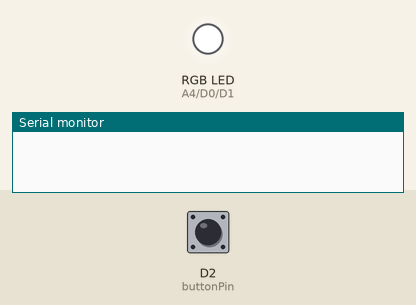
The sketch below on a simulated Particle Photon. Shown: an RGB LED mixed from three pins (HIGH = lit), the last lines printed to the serial monitor. The inputs (shaded band) are chosen by the test bench; at power-on: D2 (buttonPin) HIGH.

Above: at 1.2 s.
1.3 s: D2 (buttonPin) pulled LOW for 0.15 s
At 2.4 s:
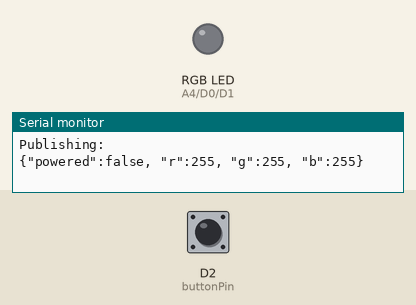
2.9 s: D2 (buttonPin) pulled LOW for 1 s
At 3.6 s:
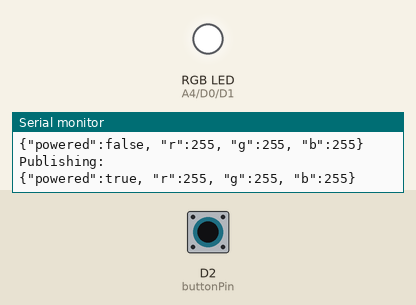
5.4 s: D2 (buttonPin) pulled LOW for 3.2 s
At 6.8 s:
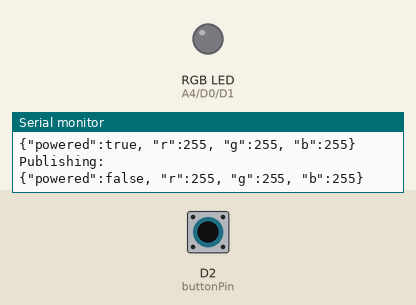
Timing chart, 0 to 8.4 s (numbered marks = the images above; inputs shaded):
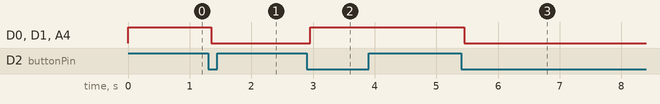

Measured:
- after the input at 1.3 s, D0 (greenPin), D1 (bluePin), A4 (redPin): HIGH → LOW after 0.05 s
- after the input at 2.9 s, D0 (greenPin), D1 (bluePin), A4 (redPin): LOW → HIGH after 0.05 s
- after the input at 5.4 s, D0 (greenPin), D1 (bluePin), A4 (redPin): HIGH → LOW after 0.05 s

The sketch:

particle_control.ino
```cpp
/*
 * Project particle_control
 * Description: example of how to use particle cloud functions and variables.
 * Author: Zhi Shen Yong
 * Date: March 5, 2018
 */

// RGB LED pin constants
const int redPin = A4;
const int greenPin = D0;
const int bluePin = D1;

// RGB LED analog values
int redValue = 255;
int greenValue = 255;
int blueValue = 255;

// RGB fade parameters
const int fadeInterval = 1000;
const int fadeDuration = 5000;
unsigned long startFade = 0;
int startRed;
int endRed;
int startGreen;
int endGreen;
int startBlue;
int endBlue;
Timer rgbFadeUpdateTimer(fadeInterval, updateRGB);
Timer rgbFadeTimer(fadeDuration, fadeEnd, true);

// button variables
const int buttonPin = D2;
int buttonState;
int lastButtonState = LOW;
unsigned long lastDebounceTime = 0;
unsigned long debouncePeriod = 50;

// initial light boolean variable
bool lightOn = true;

// rand
const String topic = "particle_control";

void setup() {

    Serial.begin(9600);

    // set RGB LED pins to OUTPUT
    pinMode(redPin, OUTPUT);
    pinMode(greenPin, OUTPUT);
    pinMode(bluePin, OUTPUT);

    // set initial RGB values
    analogWrite(redPin, redValue);
    analogWrite(greenPin, greenValue);
    analogWrite(bluePin, blueValue);

    // set button pin to INPUT
    pinMode(buttonPin, INPUT_PULLUP);

    // declare Particle cloud functions
    // remmeber that cloud functinos must take in a String and return an int
    Particle.function("setLampOn", setLampOn);
    Particle.function("setLampColor", setLampColor);
    Particle.function("pushState", pushState);

    // declare Particle cloud variables
    Particle.variable("lightOn", lightOn);

}

void loop() {
    // read the current button state
    int reading = digitalRead(buttonPin);
    // filter out button state changes due to noise
    if (reading != lastButtonState) {
        lastDebounceTime = millis();
    }
    // if same state is held for at least debouncePeriod
    if ((millis() - lastDebounceTime) > debouncePeriod) {
        // if buttonState has changed
        if (reading != buttonState) {
            buttonState = reading;
            // remember we are using INPUT_PULLUP
            // LOW happens when button is pushed
            if (buttonState == LOW) {
                if (lightOn == true) {
                    // if the light was initially on, we will turn it off
                    setLampOn("false");
                } else {
                    // if the light was initially off, we will turn it in
                    setLampOn("true");
                }
            }
        }
    }
    lastButtonState = reading;
}

int setLampOn(String value) {
    // set the global on/off variable
    if (value == "true") {
        lightOn = true;
    } else {
        lightOn = false;
    }
    // turn the lamp on or off depending on the argument
    if (lightOn == true) {
        analogWrite(redPin, redValue);
        analogWrite(greenPin, greenValue);
        analogWrite(bluePin, blueValue);
    } else {
        analogWrite(redPin, 0);
        analogWrite(greenPin, 0);
        analogWrite(bluePin, 0);
    }

    // update the state
    pushState("");
    return 0;

}

int setLampColor(String value) {

    // get position of commas
    int firstCommaIndex = value.indexOf(",");
    int secondCommaIndex = value.indexOf(",", firstCommaIndex + 1);

    // get substrings that represent integers
    String tempRed = value.substring(0, firstCommaIndex);
    String tempGreen = value.substring(firstCommaIndex + 1, secondCommaIndex);
    String tempBlue = value.substring(secondCommaIndex + 1);

    // call rgbFade
    rgbFade(redValue, tempRed.toInt(), greenValue, tempGreen.toInt(), blueValue, tempBlue.toInt());
    return 0;

}

void updateRGB() {
    unsigned long now = millis();
    double fraction = min((now - startFade)/(double)fadeDuration, 1.0);
    redValue = (int)(startRed + (endRed - startRed) * fraction);
    greenValue = (int)(startGreen + (endGreen - startGreen) * fraction);
    blueValue = (int)(startBlue + (endBlue - startBlue) * fraction);
    if (lightOn == true) {
        analogWrite(redPin, redValue);
        analogWrite(greenPin, greenValue);
        analogWrite(bluePin, blueValue);
    }
    pushState("");
}

void fadeEnd() {
    rgbFadeUpdateTimer.stop();
    redValue = endRed;
    greenValue = endGreen;
    blueValue = endBlue;
    if (lightOn == true) {
        analogWrite(redPin, redValue);
        analogWrite(greenPin, greenValue);
        analogWrite(bluePin, blueValue);
    }
    pushState("");
}

void rgbFade(int startRedPass, int endRedPass, int startGreenPass, int endGreenPass, int startBluePass, int endBluePass) {
    startFade = millis();
    startRed = startRedPass;
    endRed = endRedPass;
    startGreen = startGreenPass;
    endGreen = endGreenPass;
    startBlue = startBluePass;
    endBlue = endBluePass;
    rgbFadeUpdateTimer.start();
    rgbFadeTimer.start();
}

int pushState(String value) {

    // construct the state
    String state = "{";
    if (lightOn) {
        state += "\"powered\":true";
    } else {
        state += "\"powered\":false";
    }
    state += ", ";
    state += "\"r\":";
    state += redValue;
    state += ", ";
    state += "\"g\":";
    state += greenValue;
    state += ", ";
    state += "\"b\":";
    state += blueValue;
    state += "}";

    // print the state to serial monitor
    Serial.println("Publishing: ");
    Serial.println(state);

    // publish the state onto cloud
    Particle.publish(topic, state, 60, PRIVATE);
    return 0;
}
```
